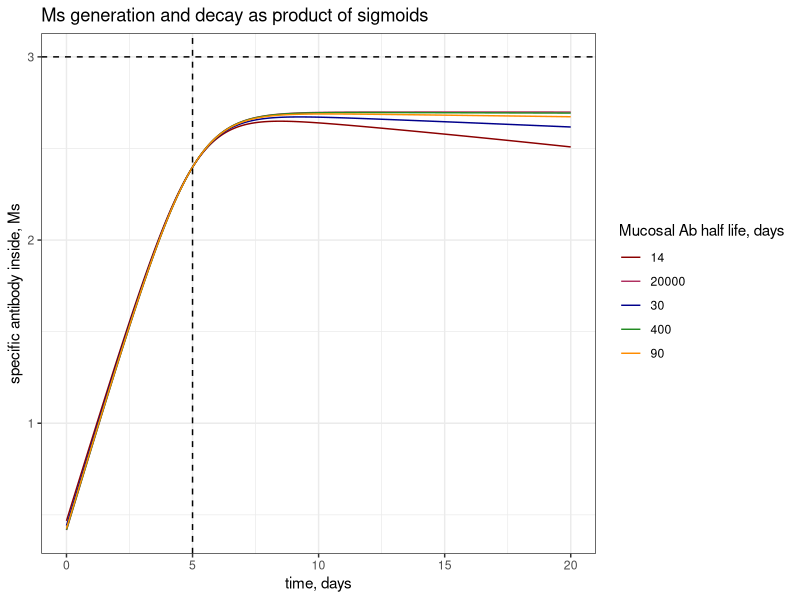
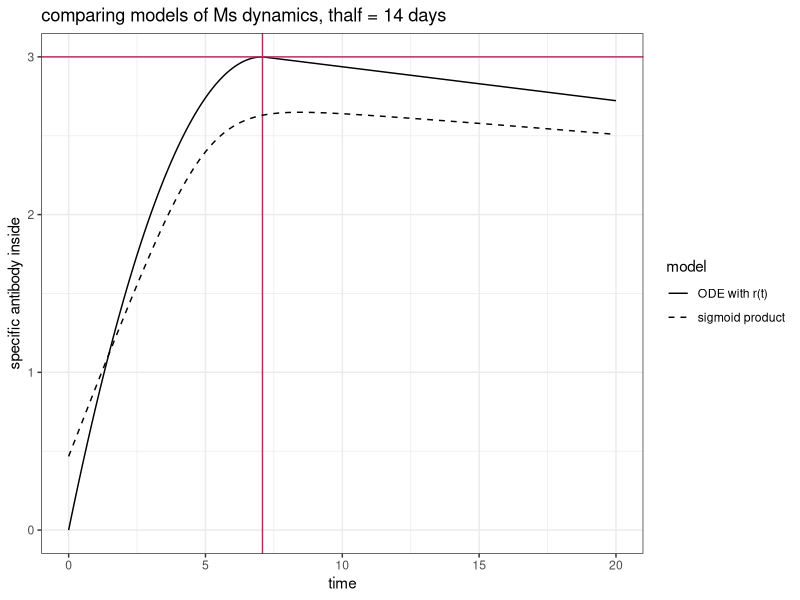
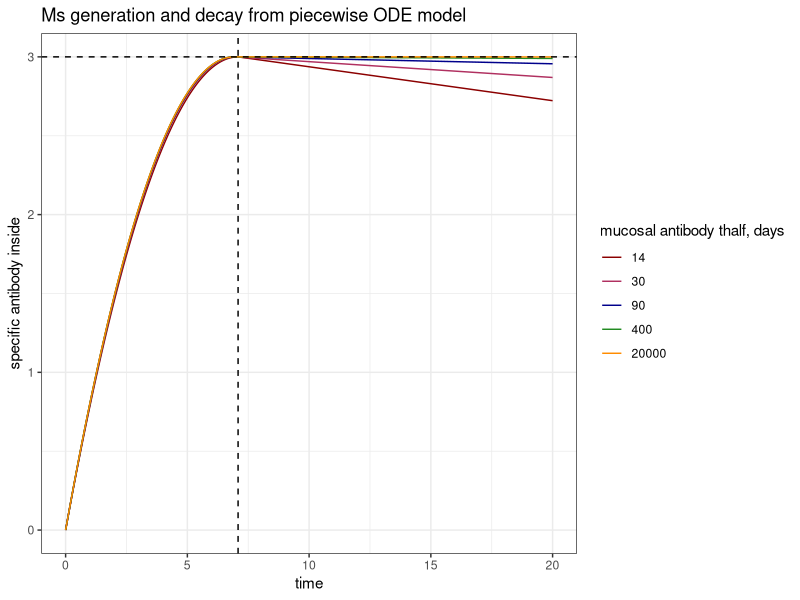

The R source for these figures, in order:
## ---- chunk 1
#install.package("here")
library(here)

#install.package("ggplot2")
library(ggplot2)

#install.package("gridExtra")
library(gridExtra)

#install.packages("tidyverse")
library(tidyverse)

#install.packages("deSolve")
library(deSolve)

#load functions
#source(here("code", "functions", "functions.R"))

#choose plotting colors
my_colors = c("darkred", "maroon", "darkblue", "forestgreen", "darkorange", "goldenrod") #choose color range
num_colors = length(my_colors) #set number of colors needed for plotting
my_colors = colorRampPalette(my_colors)(num_colors) #increase number of colors staying in color range
## ---- chunk 2
#function for plotting specific antibodies during infection
M_s = function(A0, t_p, r, d_mu, t) {(A0/(1+exp(-r*(t-t_p))))*(1/(1+exp(-d_mu*(t_p-t))))} #sigmoidal growth, A0 is max antibody, t_p is half the time to peak, r is initial growth

ts = seq(0,20, by = 1/24)
A0 = 10^3
t_p = 5
r = 1.05
t_halfs = c(14,30,90,400, 20000) #half lives of mucosal ab in days
d_mus = log(2)/t_halfs #half lives in days

# calculate specific antibodies during infection by d_mu
Ms = sapply(d_mus, function(d_mu) { #columns are d_mu
  sapply(ts, function(t){M_s(A0 = A0, t_p = t_p, r = r, d_mu = d_mu, t = t)})}) %>% #rows are time
  cbind(ts, .) %>% as.data.frame() # add times column and format as df
colnames(Ms ) = c("time", t_halfs) #name columns for easier calling

Ms = Ms %>% pivot_longer( #longform for ggplot
  cols = !time,
  names_to = "thalf",
  values_to = "Ms")

# plot 
plot = ggplot() + 
  geom_line(data = Ms, aes(x = time, y = log10(Ms), group = thalf, col = thalf)) +
  geom_hline(yintercept = log10(A0), linetype = "dashed") +
  geom_vline(xintercept = t_p, linetype = "dashed") +
  theme_bw() +
  labs(x = "time, days", y = "specific antibody inside, Ms", col = "Mucosal Ab half life, days", title = "Ms generation and decay as product of sigmoids") +
  scale_color_manual(values = my_colors)

#print to view 
print(plot)
## ---- chunk 3
############ Competition Model Popualtions ###########

#####################################################
# Antibody concentrations in the respiratory mucosa #
primary_response.model <- function(t, y, parms)  # Single partial immune class (RPS)                       
{with(as.list(parms),	# allows the parameter file parms to be as a list
      {  
        y = pmax(y,0)         # avoid negative values (not ideal but ok)
        
        # map the state variables
        Ms = y[1]         # Antibodies in mucosa
        
        # make empty variables for the derivatives
        dMs = 0      # change in specific Ab in the mucosa
        
        #####################################
        # define time dependent functions   #
        #####################################
        r = function(t) {if(t < tp) {r0 - alpha*t}
          else r = 0} #define time-varying r(t) - increase that slows and is then dominated by decay rate
        #####################################
        ## calculate the derivatives
        # cell populations
        dMs = r(t)*Ms - d_mu*Ms # specific Ab production and decay
        
        # output the derivatives
        dy=c(dMs) #vector of derivatives 
        
        return(list(dy)) #lists vector and returns
      }
) 
} 

#### Parameters
d_mu = log(2)/14 #half life of 14 days
r0 = 2 #initial production rate 
A0 = 1 #initial antibody 
Ap = 10^3 #peak antibody
alpha = ((r0-d_mu)^2)/(2*log(Ap/A0)) # rate of decay of exponential growth rate
tp = (r0 - d_mu)/alpha 

params = list( # parameter list
  r0 = r0, 
  A0 = A0,
  Ap = Ap,
  alpha = alpha,
  tp = tp,
  d_mu = d_mu
)

#### initial conditions
Ms_init = A0 # starting antibody titer
init_cond = c("Ms" = Ms_init)

#### numerical parameters
Tmax = 20 # total days
points_per_day = 24 # every hour

## ---- chunk 4
# solution
soln = as.data.frame(ode(y = init_cond, times = seq(0, Tmax, length.out = Tmax*points_per_day), primary_response.model, parms = params))

# plot
plot = ggplot() + 
  geom_line(data = soln, aes(x = time, y = log10(Ms), linetype = "ODE with r(t)")) +
  geom_vline(xintercept = (tp), col = "maroon") +
  geom_hline(yintercept = log10(Ap), col = "maroon") +
  geom_line(data = Ms %>% filter(thalf == 14), aes(x = time, y = log10(Ms), linetype = "sigmoid product")) +
  scale_linetype_manual(values = c("solid", "dashed")) +
  labs(x = "time", y = "specific antibody inside", linetype = "model", title = "comparing models of Ms dynamics, thalf = 14 days") +
  theme_bw()

# print to viewer
print(plot)
## ---- chunk 5
t_halfs = c(14,30,90,400, 20000) #half lives of mucosal ab in days
d_mus = log(2)/t_halfs #half lives in days

Ms_ode_solns = lapply(t_halfs, function(thalf){
  #### Parameters
    d_mu = log(2)/thalf
    r0 = 2 #initial production rate 
    A0 = 1 #initial antibody 
    Ap = 10^3 #peak antibody
    alpha = ((r0-d_mu)^2)/(2*log(Ap/A0)) # rate of decay of exponential growth rate
    tp = (r0 - d_mu)/alpha 
    
    params = list( # parameter list
      d_mu = d_mu,
      r0 = r0, 
      A0 = A0,
      Ap = Ap,
      alpha = alpha,
      tp = tp
    )

  #### initial conditions
    Ms_init = A0 # starting antibody titer
    init_cond = c("Ms" = Ms_init)

  #### numerical parameters
    Tmax = 20 # total days
    points_per_day = 24 # every hour
  
  ### solve
  soln = as.data.frame(ode(y = init_cond, times = seq(0, Tmax, length.out = Tmax*points_per_day), primary_response.model, parms = params)) %>%
    cbind(., thalf) %>% as.data.frame()
})

### concatenate odes
Ms_ode_solns = do.call(rbind, Ms_ode_solns)

### plot
plot = ggplot() + 
  geom_line(data = Ms_ode_solns, aes(x = time, y = log10(Ms), group = factor(thalf), col = factor(thalf))) +
  geom_hline(yintercept = log10(Ap), linetype = "dashed") +
  geom_vline(xintercept = tp, linetype = "dashed") +
  scale_color_manual(values = my_colors)+
  theme_bw() +
  labs(x = "time", y = "specific antibody inside", color = "mucosal antibody thalf, days", title = "Ms generation and decay from piecewise ODE model")

### print to viewer
print(plot)
